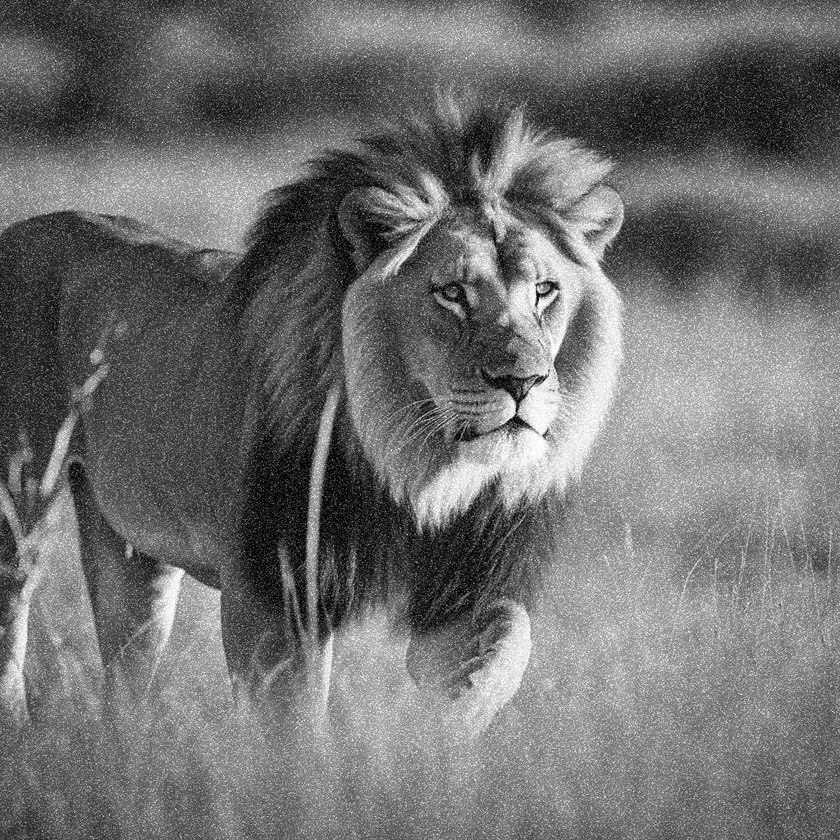
#> input picture assets/images/random_noisy_image.png, 840 x 840 px, shrunk from 1024 x 1024 before the run
$ jupyter execute '7 - 8.6. Dilation and Erosion.ipynb'   (shell and % lines are left out)
#> lines starting #> are read from the running program, lines starting #| are printed output that depends on the picture
**Jarrian Vince G. Gojar**\
Instructor I\
*College of Information and Communications Technology, Sorsogon State University, Philippines*

# Introduction

In `Geometric Transformations`, the `dilation` and `erosion` are two fundamental operations. They are used to `enlarge` or `shrink` the `foreground object` in an image.
`Dilation` adds pixels to the boundaries of objects in an image, while `erosion` removes pixels on object boundaries. The `thickness` or `size` of the object increases
or decreases after `dilation` and `erosion`.

# Setup

# Initial Setup

[cell 1]
# Import Libraries
import os
import cv2
import numpy as np
import matplotlib.pyplot as plt

# Asset Root
asset_root = os.path.join(os.getcwd(), '../../assets')

# Image Path
image_path = os.path.join(asset_root, 'images', 'random_noisy_image.png')

# Read Image and convert to RGB
input_image = cv2.cvtColor(cv2.imread(image_path), cv2.COLOR_BGR2RGB)
#> input_image is the input picture: shape (840, 840, 3); min 0, max 255, mean 112.9

# Display Both Image
plt.figure("Dilation and Erosion", figsize=(10, 10))

plt.imshow(input_image)
plt.title("Original Image")
plt.axis('off')

plt.show()

# Dilation and Erosion in Images

To perform `dilation` and `erosion` in an image, we need to define a `kernel`. The `kernel` is a `matrix` that slides over the image. The `kernel` is a `binary matrix`
with `ones` and `zeros`. The `ones` in the `kernel` are called the `structuring element`. The `structuring element` is the `pixel` that is considered for the operation.
The `structuring element` is placed on the `center` of the `kernel`. The `kernel` slides over the image, and the `center` of the `kernel` is placed on the `pixel`
of the image. The `pixel` of the image is considered for the operation if the `center` of the `kernel` is on the `pixel`. The `dilation` and `erosion` operations
are performed based on the `structuring element`.

Below is the `structuring element` with `ones` and `zeros` for a `5x5` kernel.

$$
\begin{bmatrix}
1 & 1 & 1 & 1 & 1 \\
1 & 1 & 1 & 1 & 1 \\
1 & 1 & 1 & 1 & 1 \\
1 & 1 & 1 & 1 & 1 \\
1 & 1 & 1 & 1 & 1 \\
\end{bmatrix}
$$

[cell 2]
# Set Kernel
kernel_size = (5, 5)
kernel = np.ones(kernel_size, np.uint8)

# Erode the Image
eroded_image = cv2.erode(input_image, kernel, iterations=1)
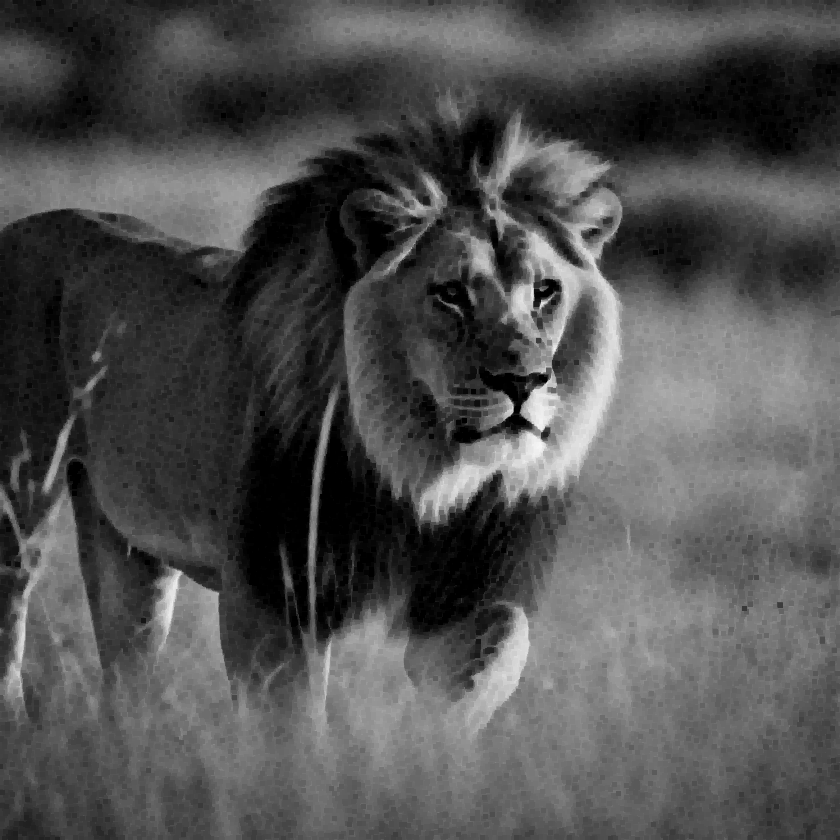
#> eroded_image: shape (840, 840, 3); min 0, max 246, mean 79.9

# Dilate the Image
dilated_image = cv2.dilate(input_image, kernel, iterations=1)
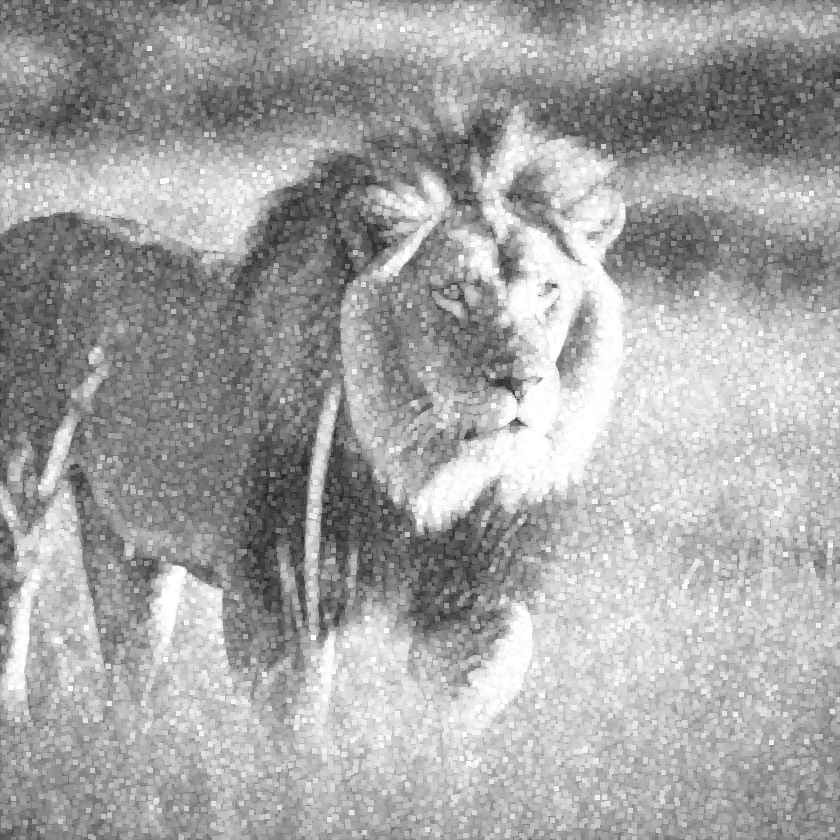
#> dilated_image: shape (840, 840, 3); min 28, max 255, mean 164.4

# Erosion and Dilation
dilation_erosion_image = cv2.dilate(eroded_image, kernel, iterations=1)
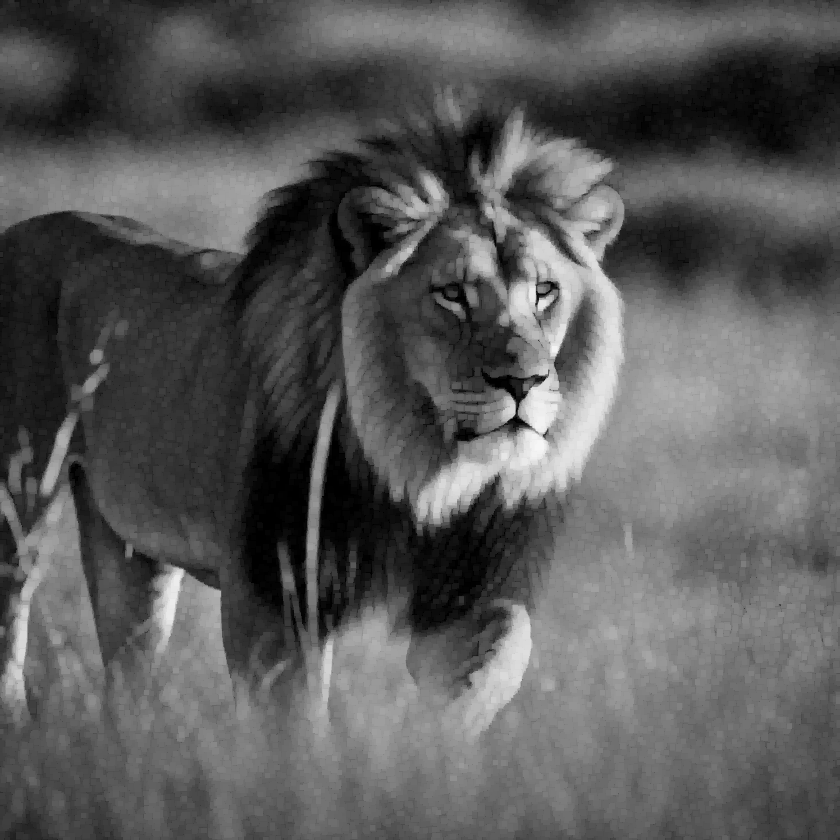
#> dilation_erosion_image: shape (840, 840, 3); min 0, max 246, mean 89.6

# Display All Images
plt.figure("Dilation and Erosion", figsize=(15, 15))

plt.subplot(2, 2, 1)
plt.imshow(input_image)
plt.title("Original Image")
plt.axis('off')

plt.subplot(2, 2, 2)
plt.imshow(eroded_image)
plt.title("Eroded Image")
plt.axis('off')

plt.subplot(2, 2, 3)
plt.imshow(dilated_image)
plt.title("Dilated Image")
plt.axis('off')

plt.subplot(2, 2, 4)
plt.imshow(dilation_erosion_image)
plt.title("Dilation and Erosion")
plt.axis('off')

plt.show()
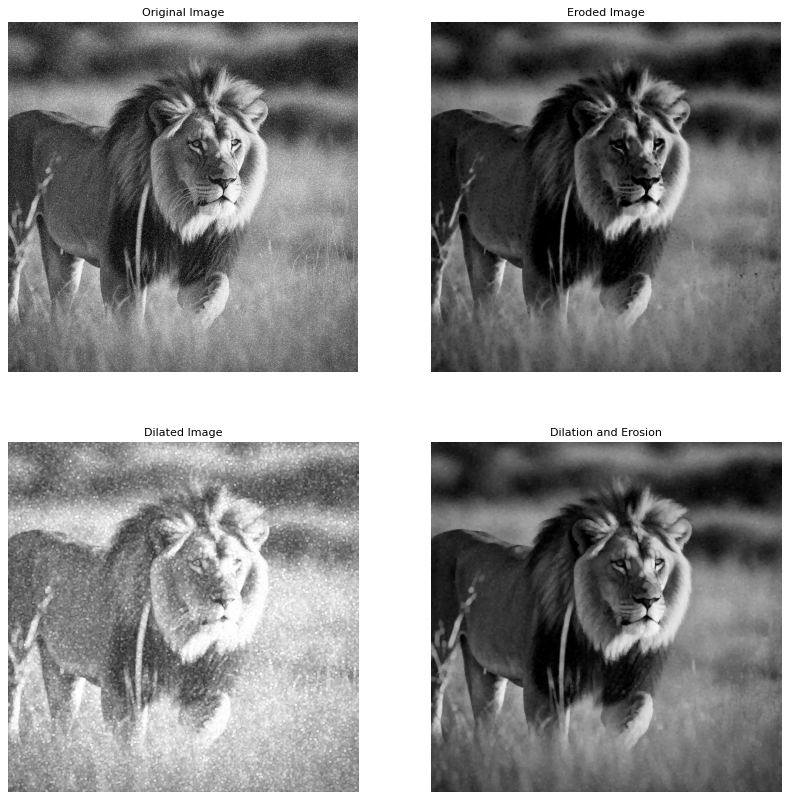
#> figure drawn by matplotlib, 4 panels

$ run again, with assets/images/bg_jellyfish.png copied over assets/images/random_noisy_image.png
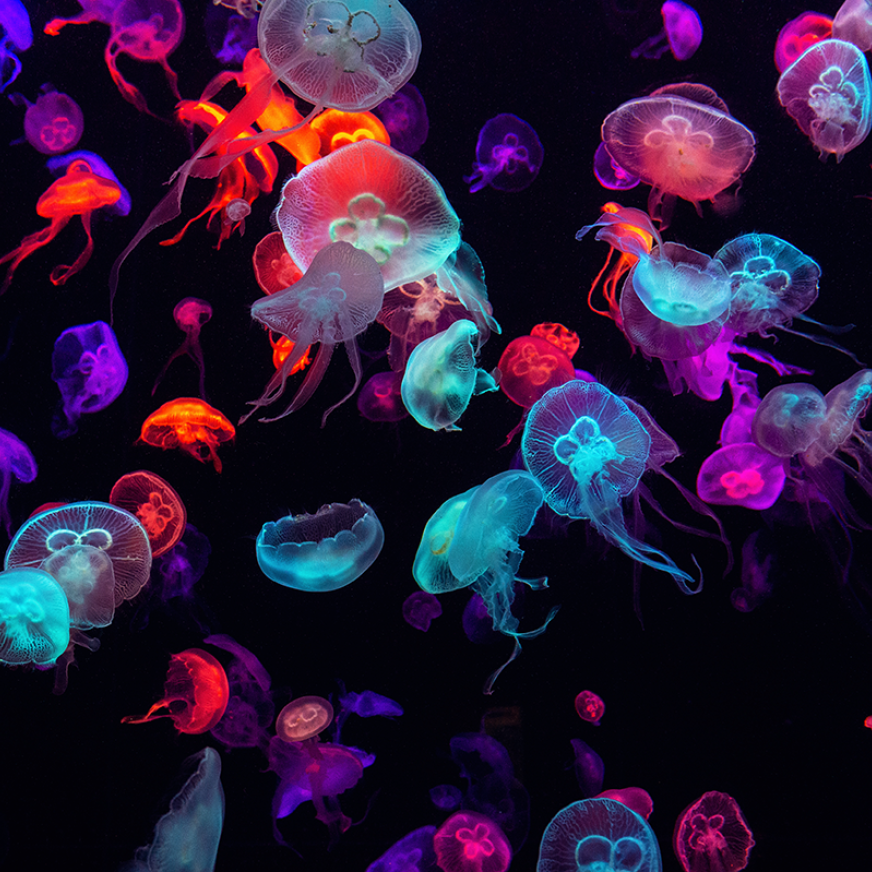
#> input picture assets/images/bg_jellyfish.png, 872 x 872 px
#> `dilated_image = cv2.dilate(input_image, kernel, iterations=1)`:
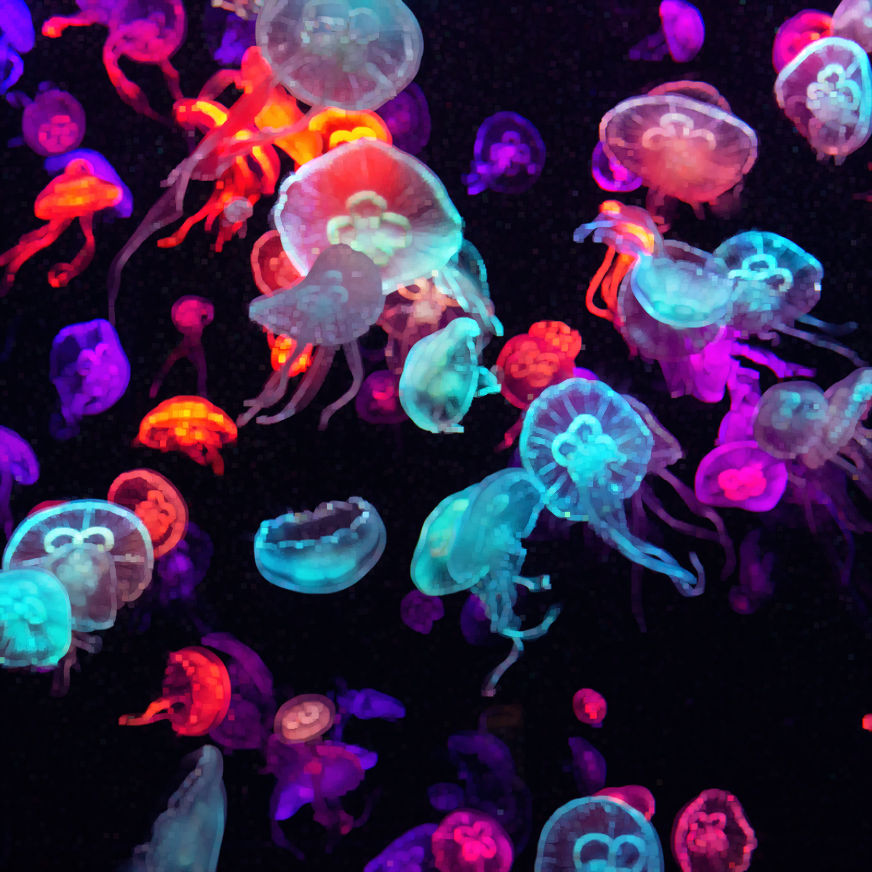
#> dilated_image: shape (872, 872, 3); mean R, G, B 60.7, 38, 72.3
#> `plt.show()`:
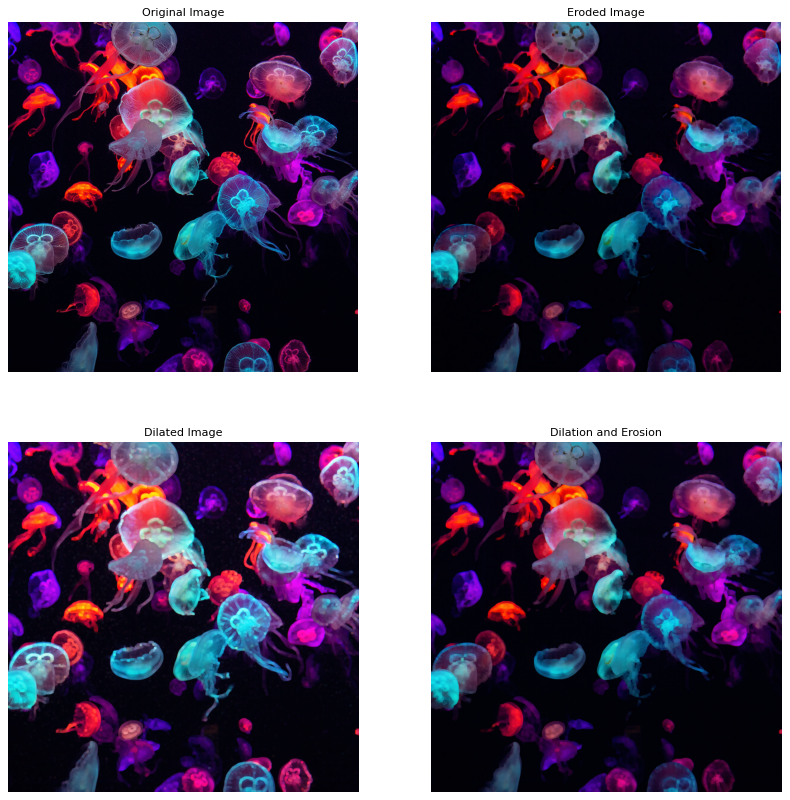
#> figure drawn by matplotlib, 4 panels

$ run again, with assets/images/bg_turtle.png copied over assets/images/random_noisy_image.png
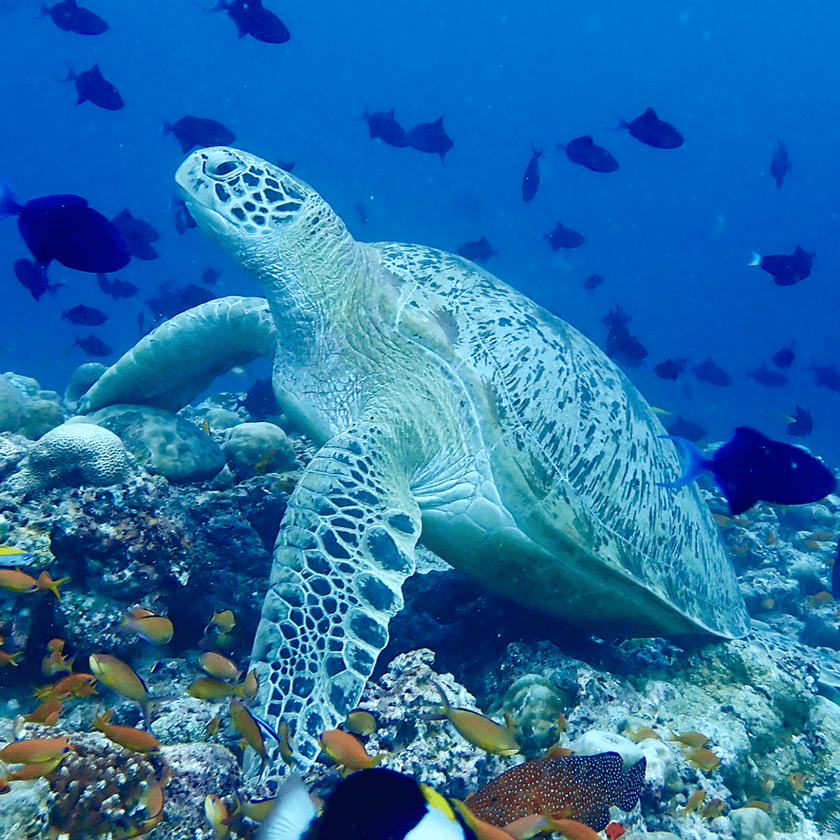
#> input picture assets/images/bg_turtle.png, 840 x 840 px, shrunk from 1125 x 1125 before the run
#> `dilated_image = cv2.dilate(input_image, kernel, iterations=1)`:
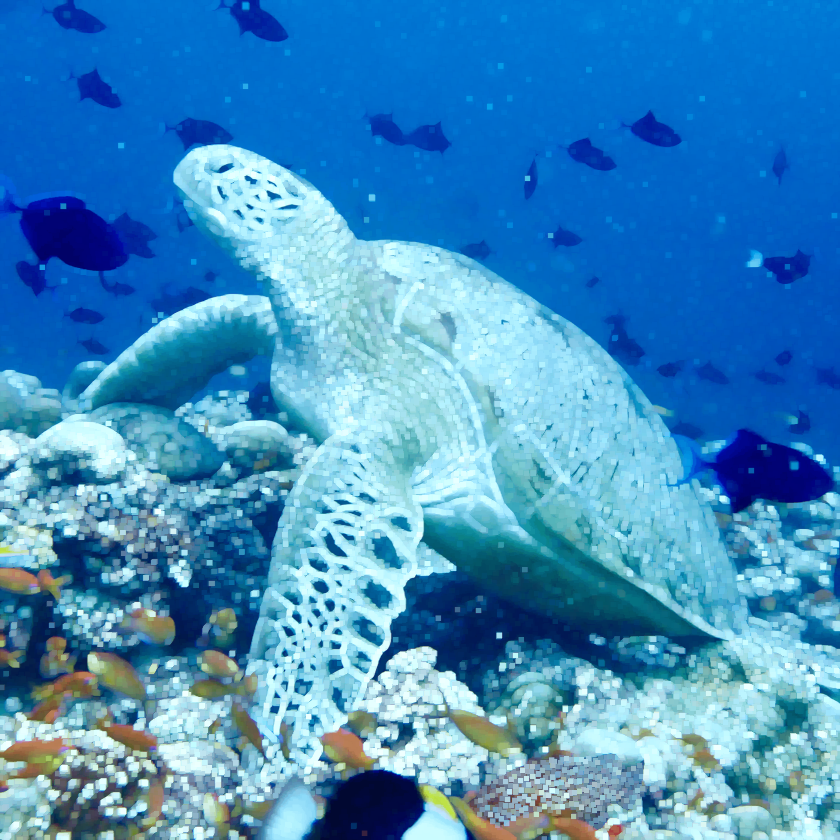
#> dilated_image: shape (840, 840, 3); mean R, G, B 65.6, 140.1, 191.3
#> `plt.show()`:
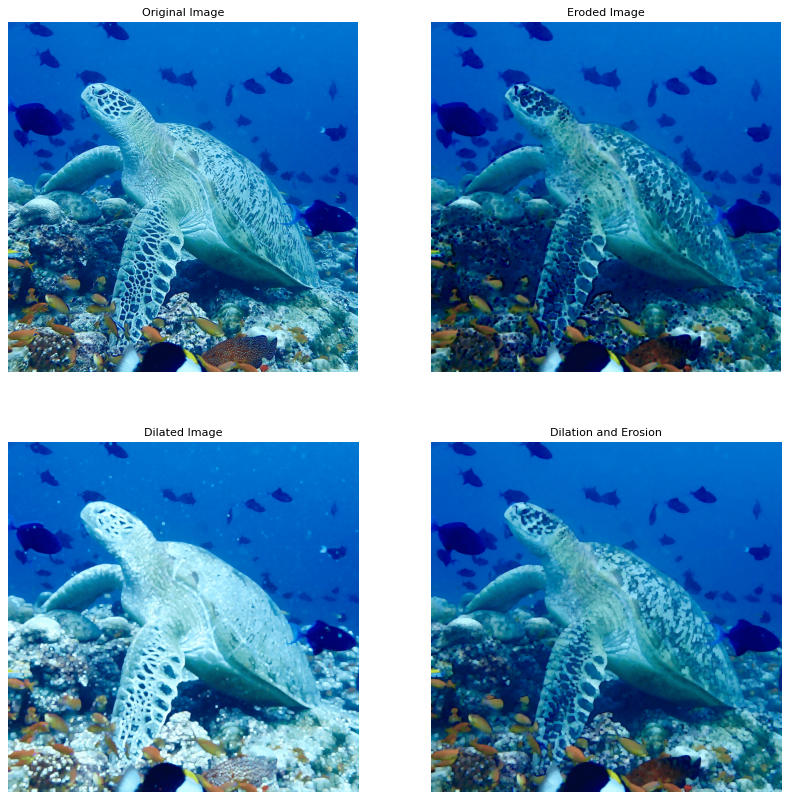
#> figure drawn by matplotlib, 4 panels
